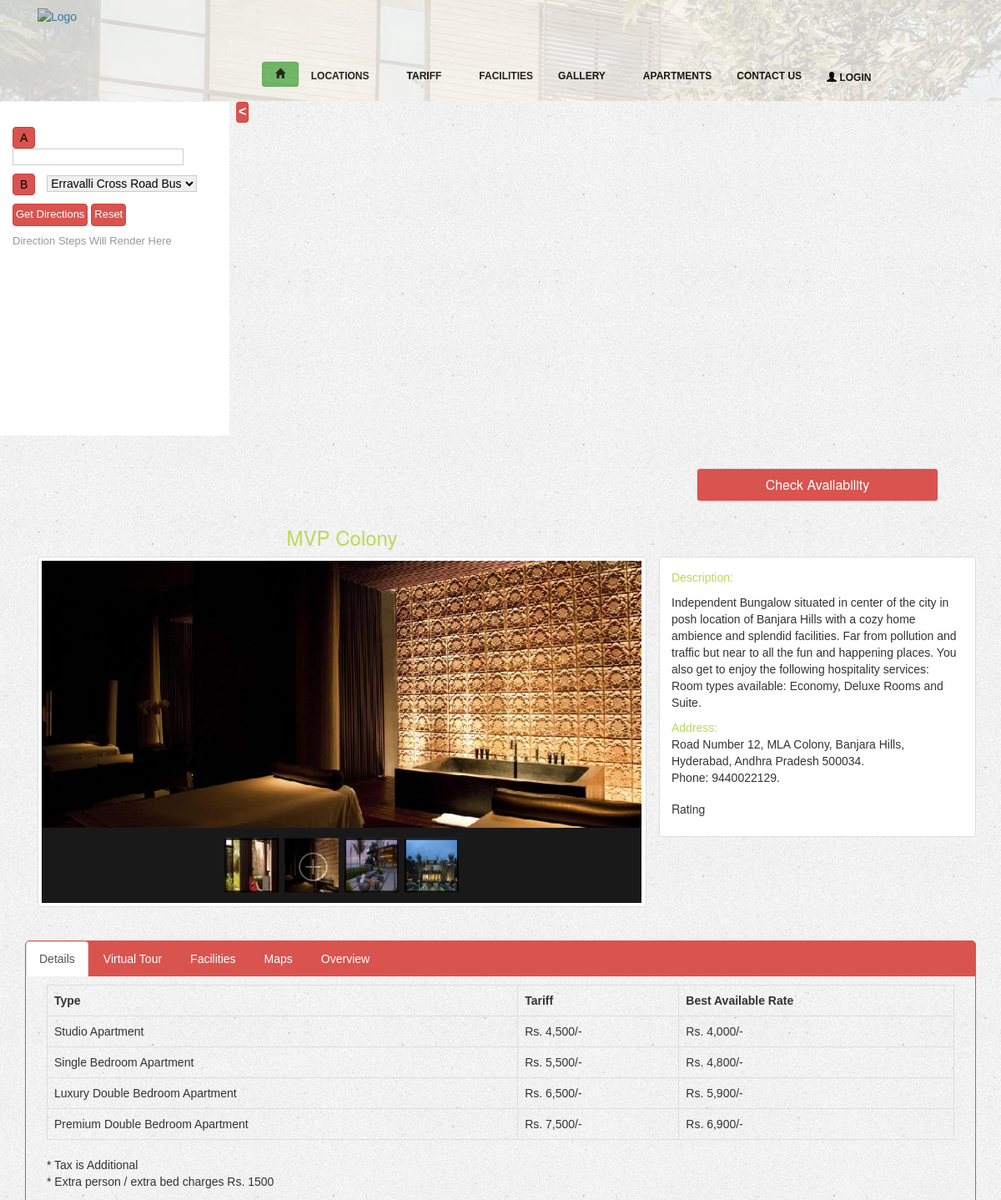
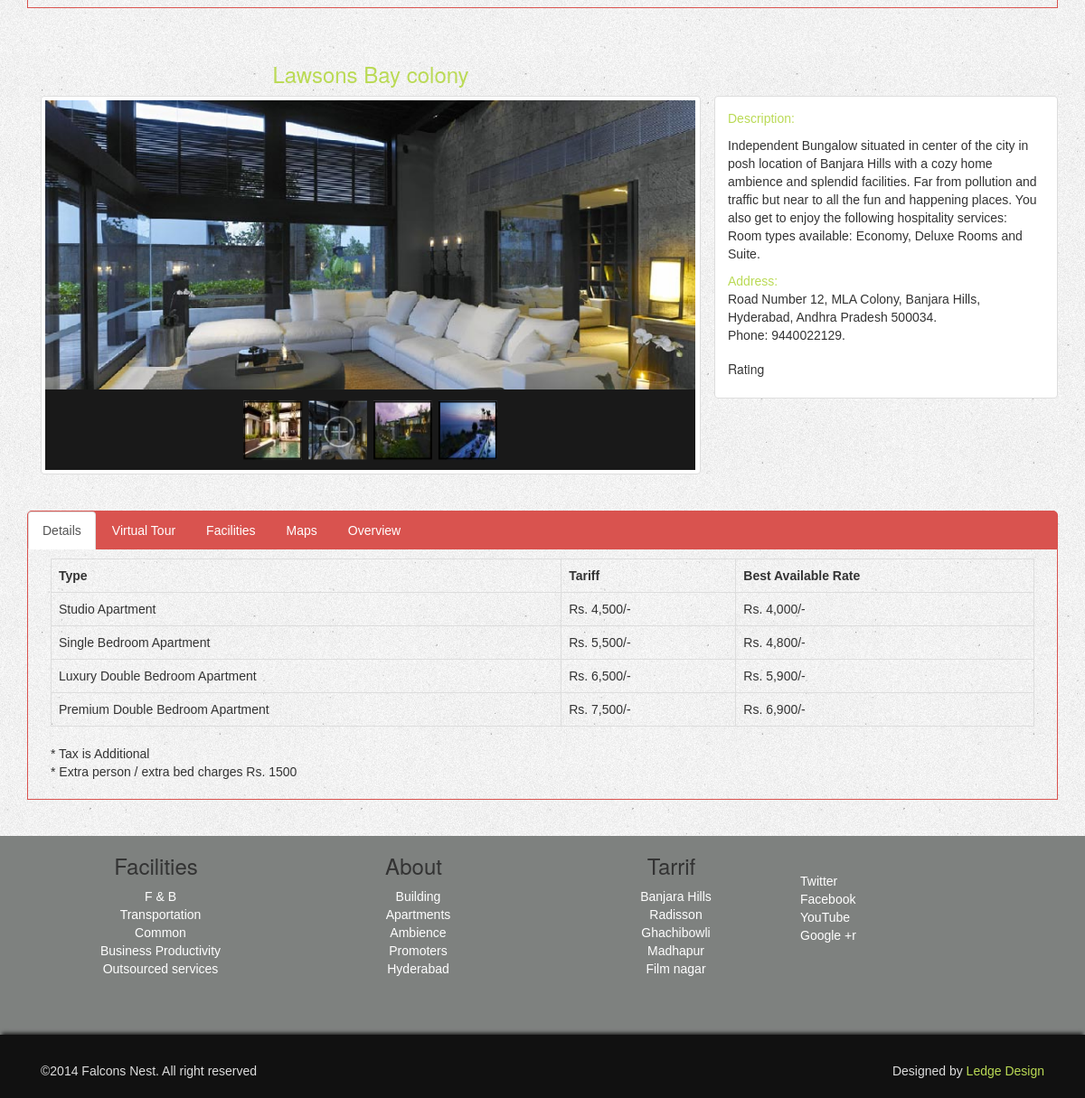
Screenshot of /vizag.php with the database file from the repository (2 pictures, top to bottom).
### tables this page shows
CREATE TABLE IF NOT EXISTS `galleryimages` (
  `id` int(20) NOT NULL AUTO_INCREMENT,
  `gal_id` int(20) NOT NULL DEFAULT '0',
  `title` varchar(200) NOT NULL,
  `image` text NOT NULL,
  `thumb` text NOT NULL,
  `status` int(1) NOT NULL,
  `createdOn` varchar(50) NOT NULL,
  `updatedOn` varchar(50) NOT NULL,
  PRIMARY KEY (`id`)
);

CREATE TABLE IF NOT EXISTS `footer` (
  `id` int(20) NOT NULL AUTO_INCREMENT,
  `title` varchar(200) NOT NULL,
  `footer` text NOT NULL,
  `status` int(1) NOT NULL,
  `createdOn` varchar(50) NOT NULL,
  `updatedOn` varchar(50) NOT NULL,
  PRIMARY KEY (`id`)
);

### viz_content.php (the view, shortened to what this page needs)
<div class="container">
    <div class="row-fluid">
        <div class="col-sm-8">
        </div>
        <div class="col-sm-4">
            <?php include_once 'checkAvail1.php'; ?>
        </div>
    </div>
</div>
<?php
$data = array();
$strSQL = "SELECT
	gi.id,g.id as galId, gi.gal_id,gi.title, gi.image,gi.thumb,
	g.galleryName,g.description,g.address,
	g.details,g.virtualTour,g.facility,g.maps,g.overview,g.galleryName
FROM galleryimages gi join gallery g
where g.locName='Vizag' AND gi.gal_id=g.getId AND g.status=1";
$rs = mysql_query($strSQL);
if (!empty($rs)) {
    while ($row = mysql_fetch_array($rs)) {
        $data[$row['gal_id']]['id'] = $row['galId'];
        $data[$row['gal_id']]['title'] = $row['galleryName'];
        $data[$row['gal_id']]['description'] = $row['description'];
        $data[$row['gal_id']]['address'] = $row['address'];
        $data[$row['gal_id']]['details'] = $row['details'];
        $data[$row['gal_id']]['virtualTour'] = $row['virtualTour'];
        $data[$row['gal_id']]['facilities'] = $row['facility'];
        $data[$row['gal_id']]['map'] = $row['maps'];
        $data[$row['gal_id']]['overview'] = $row['overview'];
        $data[$row['gal_id']]['photo'][$row['id']]['gal'] = $row['image'];
        $data[$row['gal_id']]['photo'][$row['id']]['thumb'] = $row['thumb'];
    }
}
?>
<?php
if (!empty($data)) {
    $i = 0;
    foreach ($data as $key => $value) {
        $i++;
        ?>
        <div class="container">
            <div class="row-fluid">
                <div class="col-sm-8">
                    <center><h3 class="branch_title_color"><?php echo $value['title']; ?></h3></center>
                </div>
                <div class="col-sm-4">
                </div>
            </div>
            <div class="row-fluid">
                <div class="col-sm-8">
                    <div class="thumbnail">
                        <div style="width: 99.9%;">
                            <div id="slider<?php echo $i; ?>_container" style="position: relative; top: 0px; left: 0px; width: 800px;
                                 height: 456px; background: #191919; overflow: hidden;">
                                <div u="slides" style="cursor: move; position: absolute; left: 0px; top: 0px; width: 800px; height: 356px; overflow: hidden;">
                                    <?php foreach ($value['photo'] as $key1 => $value1) { ?>
                                        <div>
                                            <img u="image" src="<?php echo $value1['gal']; ?>" />
                                            <img u="thumb" src="<?php echo $value1['thumb']; ?>" />
                                        </div>
                                    <?php } ?>
                                </div>
                                <div u="thumbnavigator" class="jssort01" style="position: absolute; width: 800px; height: 100px; left:0px; bottom: 0px;">
                                    <div u="slides" style="cursor: move;">
                                        <div u="prototype" class="p" style="position: absolute; width: 72px; height: 72px; top: 0; left: 0;">
                                            <div class=w><thumbnailtemplate style=" width: 100%; height: 100%; border: none;position:absolute; top: 0; left: 0;"></thumbnailtemplate></div>
                                            <div class=c>
                                            </div>
                                        </div>
                                    </div>
                                </div>
                            </div>
                        </div>
                    </div>
                </div>
                <div class="col-sm-4 thumbnail">
                    <div class="tabPad">
                        <p>
                            <span class="branch_title_color">Description: </span>
                            <?php echo $value['description']; ?>
                        </p>
                        <address>
                            <span class="branch_title_color">Address: </span>
                            <?php echo $value['address']; ?>
                        </address>
                        <h5>Rating</h5>
                    </div>
                </div>
            </div>
        </div>
        <br/><br/>
        <div class="container">
            <ul class="nav nav-tabs" id="myTab">
                <li class="active"><a data-toggle="tab" href="#detail<?php echo $i; ?>">Details</a></li>
                <li class=""><a data-toggle="tab" href="#tour<?php echo $i; ?>">Virtual Tour</a></li>
                <li class=""><a data-toggle="tab" href="#fac<?php echo $i; ?>">Facilities</a></li>
                <li class=""><a data-toggle="tab" href="#locMap<?php echo $i; ?>" onClick="performOperation('mapLoad.php',<?php echo $value['id']; ?>, '#locMap'+<?php echo $i; ?>)">Maps</a></li>
                <li class=""><a data-toggle="tab" href="#oview<?php echo $i; ?>">Overview</a></li>
            </ul>
            <div class="tab-content navTabBorder" id="myTabContent">
                <div id="detail<?php echo $i; ?>" class="tab-pane fade active in tabCont">
                    <div class="container section">
                        <?php echo $value['details']; ?>
                    </div>
                </div>
            </div>
        </div>
        <br/><br/>
    <?php }
}
?>

### footer1.php (shortened to what this page needs)
<div class="container-fluid" id="foot">
    <div class="col-sm-12" id="footTop">
        <div class="container">
            <?php
            $strSQL = "SELECT * FROM footer where status=1 order by updatedOn DESC LIMIT 3";
            $rs = mysql_query($strSQL);
            if (!empty($rs)) {
                 while ($row = mysql_fetch_array($rs)) {
                ?>
                <div class="col-sm-3 text-center">
                    <h3><?php echo $row['title']; ?></h3>
                    <?php echo $row['footer']; ?>
                </div>
                <?php
            } }
            ?>
            <div class="col-sm-3" style="color:#999;">
                <br/><br/>
                <div class="col-sm-12">
                    <div class="social-icons">
                        <ul>
                            <li class="twitter" style="color: #f0f0f0; border-radius:50%;">
                                <a href="http://www.twitter.com" target="_blank" class="img-circle">Twitter</a>
                            </li>
                            <li class="facebook" style="color: #f0f0f0; border-radius:50%;">
                                <a href="http://facebook.com" target="_blank" class="img-circle">Facebook</a>
                            </li>
                            <li class="youtube" style="color: #f0f0f0; border-radius:50%;">
                                <a href="http://youtube.com" target="_blank" class="img-circle">YouTube</a>
                            </li>
                            <li class="googleplus" style="color: #f0f0f0; border-radius:50%;">
                                <a href="http://gmail.com" target="_blank" class="img-circle">Google +r</a>
                            </li>
                        </ul>
                    </div>
                </div>
            </div>
        </div>
    </div>
    <div class="col-sm-12" id="footBot">
        <div class="container">
            <div class="col-sm-4">
                <p id="footLeft">
                    ©2014 Falcons Nest. All right reserved
                </p>
            </div>
            <div class="col-sm-4">
            </div>
            <div class="col-sm-4">
                <p id="footRight">
                    Designed by
                    <a target="_blank" href="">
                        Ledge Design
                    </a>
                </p>
            </div>
        </div>
    </div>
</div>
<link rel="stylesheet" href="date/base/jquery.ui.all.css">

### menu/megamenu.css (style rules this page uses)
body { font-family:Arial, Helvetica, sans-serif; }

### css/custom.css (style rules this page uses)
body { background: #ddd url(../images/bg.jpg) repeat top left; }
.thumbnail { position:relative; overflow:hidden; }
a, a:hover, a:active, a:focus { outline: 0; }
#foot { background-color: #7E817F; }
#footTop { min-height: 200px; }
#footBot { background: none repeat scroll 0 0 #111; box-shadow: 0 -4px 4px -2px #222; color: #ddd; margin: 20px 0 0; padding: 30px 0 10px 0; text-shadow: none; }
#footLeft { text-align: left; }
#footRight { text-align: right; }
#footRight a { color: #bada55; text-decoration: none; }
.social-icons ul { margin-left: 0px; padding-left: 0px; }
.branch_title_color { color: #bada55; }
.jssort01 .c { width: 100% !important; height: 100% !important; }
.navTabBorder { border: #d9534f solid 1px; border-top: 0px; }
.nav { background-color: #d9534f; border-top-left-radius: 5px; border-top-right-radius: 5px; border: #d9534f solid 1px; }
.nav li a { color: #FFF; }
.tabCont , .tabPad { padding: 10px; }

### viz_content.php (style rules this page uses)
.jssort01 .w { position: absolute; top: 0px; left: 0px; width: 100%; height: 100%; }
.jssort01 .c { position: absolute; top: 0px; left: 0px; width: 68px; height: 68px; border: #000 2px solid; }
.jssort01 .p:hover .c, .jssort01 .pav:hover .c, .jssort01 .pav .c { background: url(gallery/img/t01.png) center center; border-width: 0px; top: 2px; left: 2px; width: 68px; height: 68px; }

### footer1.php (style rules this page uses)
#foot #footTop .container .col-sm-3 ul { margin-left: -30px; }
#foot #footTop .container .col-sm-3 li { list-style: none; }
#foot #footTop .container .col-sm-3 li a { line-height: 15px; color: #FFF; }

### rows the page displays
galleryimages: thumb (picture)
galleryimages: image (picture)
galleryimages: thumb (picture)
galleryimages: thumb (picture)
galleryimages: thumb (picture)
galleryimages: image (picture)
galleryimages: thumb (picture)
galleryimages: thumb (picture)
footer: title "Facilities", footer "F & B Transportation Common Business Productivity Outsourced services"
footer: title "About", footer "Building Apartments Ambience Promoters Hyderabad"
footer: title "Tarrif", footer "Banjara Hills Radisson Ghachibowli Madhapur Film nagar"

### other values shown
$value['title'] "MVP Colony"
$value['address'] "Road Number 12, MLA Colony, Banjara Hills, Hyderabad, Andhra Pradesh 500034. Phone: 9440022129."
$value['title'] "Lawsons Bay colony"
